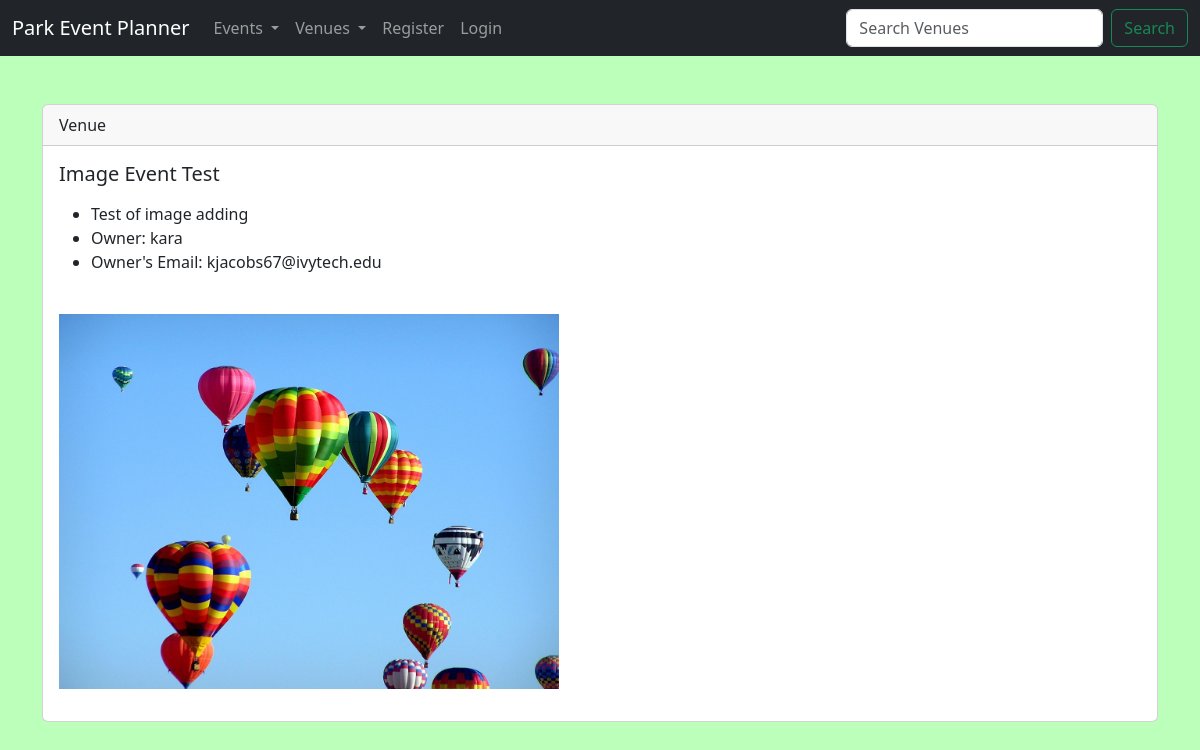
The app's page /show_venue/26 with its own data.
### events/models.py (models this page shows)
class Venue(models.Model):
	name = models.CharField('Venue Name', max_length=120)
	description = models.TextField(blank=True)
	owner = models.IntegerField("Venue Owner", blank=False, default=1)
	venue_image = models.ImageField(null=True, blank=True, upload_to="images/")
	def __str__(self): # lets you click on a venue to access it
		return self.name

### events/views.py (the view)
# urls.py: path('show_venue/<venue_id>', views.show_venue, name="show-venue"),
def show_venue(request, venue_id):
	venue = Venue.objects.get(pk=venue_id)
	venue_owner = User.objects.get(pk=venue.owner)
	return render(request, 'events/show_venue.html', {'venue': venue, 'venue_owner': venue_owner})

### events/templates/events/show_venue.html
{% extends 'events/base.html' %}
{% block content %}
	<br/>
	<div class="card">
	  <div class="card-header">
	    Venue
	  </div>
	  <div class="card-body">
	    <h5 class="card-title">{{ venue }}</h5>
	    <p class="card-text">
	<ul>
		<li>{{ venue.description }}</li>
		<li>Owner: {{ venue_owner }} </li>
		<li>Owner's Email: {{ venue_owner.email }} </li>
	</ul>
	<br/>
	{% if venue.venue_image %}
	<img src="{{ venue.venue_image.url }}" width=500>
	{% endif %}
	    </p>
	  </div>
	</div>
{% endblock %}

### static/css/parkstyle.css (style rules this page uses)
body { background: #bbffba }

### records on screen
Venue: name "Image Event Test", description "Test of image adding", venue_image (picture)

### other values on screen
{{ venue_owner }} "kara"
{{ venue_owner.email }} "kjacobs67@ivytech.edu"
